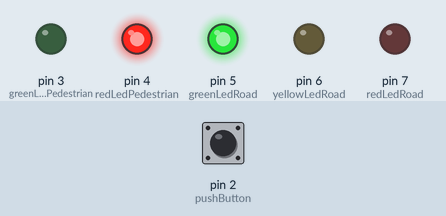
Recording of a sketch running on a simulated Arduino Uno, built with avr-gcc and run on an emulated ATmega328P. On the bench: output pins drawn as LEDs (lit = HIGH). Inputs (shaded band) come from the test bench; at power-on: pin 2 (pushButton) HIGH.

Above: at 1.2 s.
1.3 s: pin 2 (pushButton) pulled LOW for 0.15 s
At 2.3 s:
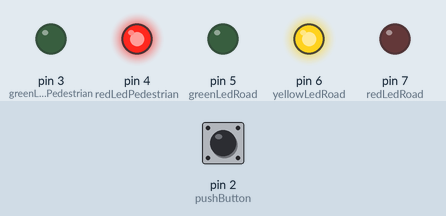
At 4.6 s:
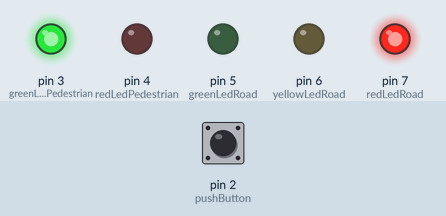
Timing chart, 0 to 10.4 s (numbered marks = the images above; inputs shaded):
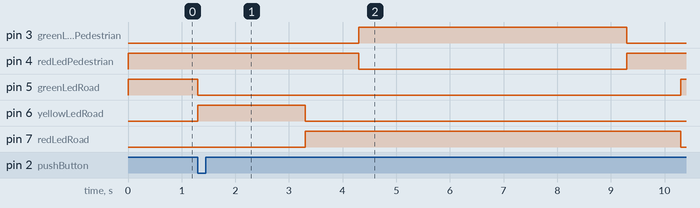

The sketch:

traffic_lights.ino
```cpp
const int pushButton = 2;
const int greenLedPedestrian = 3;
const int redLedPedestrian = 4;
const int greenLedRoad = 5;
const int yellowLedRoad = 6;
const int redLedRoad = 7;

void setup()
{
  pinMode(greenLedRoad, OUTPUT);
  pinMode(yellowLedRoad, OUTPUT);
  pinMode(redLedRoad, OUTPUT);
  pinMode(greenLedPedestrian, OUTPUT);
  pinMode(redLedPedestrian, OUTPUT);
  pinMode(pushButton, INPUT_PULLUP);

  digitalWrite(greenLedRoad, HIGH); //starting light
  digitalWrite(redLedPedestrian, HIGH);
}

void loop()
{
  if(digitalRead(pushButton) == LOW)
  {
    digitalWrite(greenLedRoad, LOW); //down
    digitalWrite(yellowLedRoad, HIGH); //up
    delay(2000);  //2 seconds
    digitalWrite(yellowLedRoad, LOW);
    digitalWrite(redLedRoad, HIGH);
    delay(1000);  //1 second
    digitalWrite(redLedPedestrian, LOW);
    digitalWrite(greenLedPedestrian, HIGH);
    delay(5000);  //5 seconds
    digitalWrite(greenLedPedestrian, LOW);
    digitalWrite(redLedPedestrian, HIGH);
    delay(1000);  //1 second
    digitalWrite(redLedRoad, LOW);
    digitalWrite(greenLedRoad, HIGH);
  }
}
```

Measured:
- after the input at 1.3 s, pin 3 (greenLedPedestrian): LOW → HIGH after 3.0 s, → LOW 5.0 s later; pin 4 (redLedPedestrian): HIGH → LOW after 3.0 s, → HIGH 5.0 s later; pin 5 (greenLedRoad): HIGH → LOW at once, → HIGH 9.0 s later; pin 6 (yellowLedRoad): LOW → HIGH at once, → LOW 2.0 s later; pin 7 (redLedRoad): LOW → HIGH after 2.0 s, → LOW 7.0 s later
